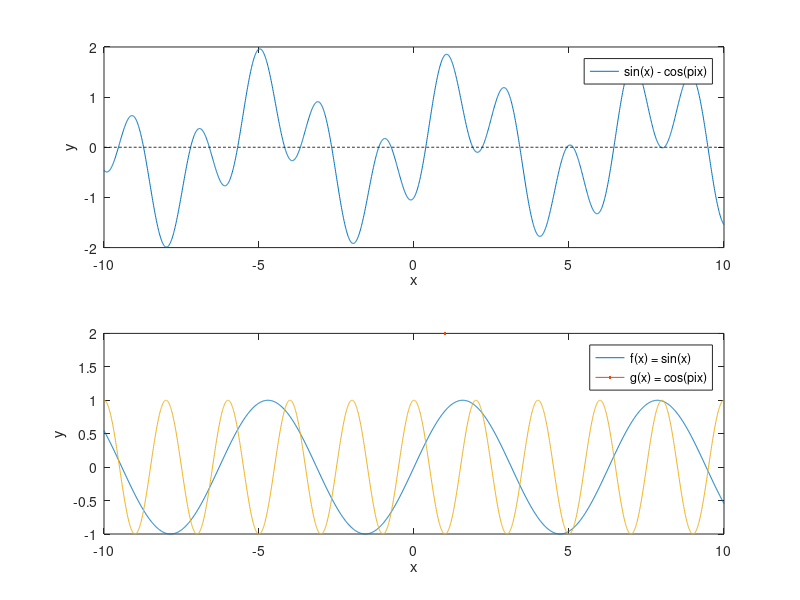

MATLAB code to generate this figure:
% set x as a discretized data set with intervals of 0.01 from -10 to 10
x = [-10:0.01:10];

f = sin(x); % f(x) = sin (x), represented as an array of discretized values
g = cos(pi*x); % g(x) = cos(π*x), represented same way as f(x)

y = f - g; % y = f(x) - g(x)

%plot figures
subplot (2, 1, 1)
plot(x, y, LineWidth= 2, LineStyle="-");
hold on
plot (x, zeros(size(x)), '--k')
legend("sin(x) - cos(\pix)")
ylabel("y")
xlabel("x")

subplot (2,1,2)
plot(x,f, LineWidth= 2)
hold on
plot (x,g,LineWidth=2, LineStyle= "-")
legend("f(x) = sin(x)", "g(x) = cos(\pix)")
ylabel("y")
xlabel("x")